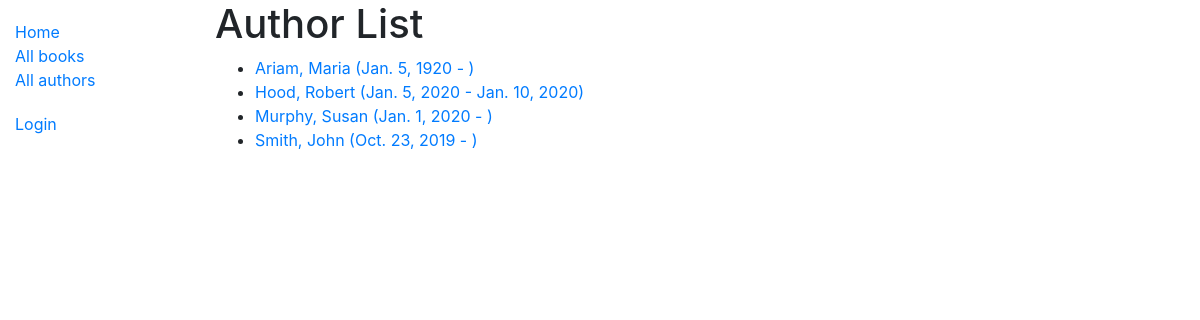
Screenshot of /catalog/authors/ with the database file from the repository.
### catalog/models.py (models this page shows)
class Author(models.Model):
    first_name = models.CharField(max_length=100)
    last_name = models.CharField(max_length=100)
    date_of_birth = models.DateField(null=True, blank=True)
    date_of_death = models.DateField('Died', null=True, blank=True)
    class Meta:
        ordering = ['last_name', 'first_name']
    def get_absolute_url(self):
        return reverse('author-detail', args=[str(self.id)])
    def __str__(self):
        return f'{self.last_name}, {self.first_name}'

### catalog/views.py (the view)
# urls.py: path('authors/', views.AuthorListView.as_view(), name='authors'),
class AuthorListView(generic.ListView):
    model = Author
    paginate_by = 10

### catalog/templates/catalog/author_list.html
{% extends "base_generic.html" %}
{% block content %}
  <h1>Author List</h1>
  {% if author_list %}
  <ul>
    {% for author in author_list %}
      <li>
        <a href="{{ author.get_absolute_url }}">
        {{ author }} ({{ author.date_of_birth }} - {% if author.date_of_death %}{{ author.date_of_death }}{% endif %})
        </a>
      </li>
    {% endfor %}
  </ul>
  {% else %}
    <p>There are no authors.</p>
  {% endif %}
{% endblock %}

### rows the page displays
Author: last_name+first_name "Ariam, Maria", date_of_birth "Jan. 5, 1920"
Author: last_name+first_name "Hood, Robert", date_of_birth "Jan. 5, 2020", date_of_death "Jan. 10, 2020"
Author: last_name+first_name "Murphy, Susan", date_of_birth "Jan. 1, 2020"
Author: last_name+first_name "Smith, John", date_of_birth "Oct. 23, 2019"
